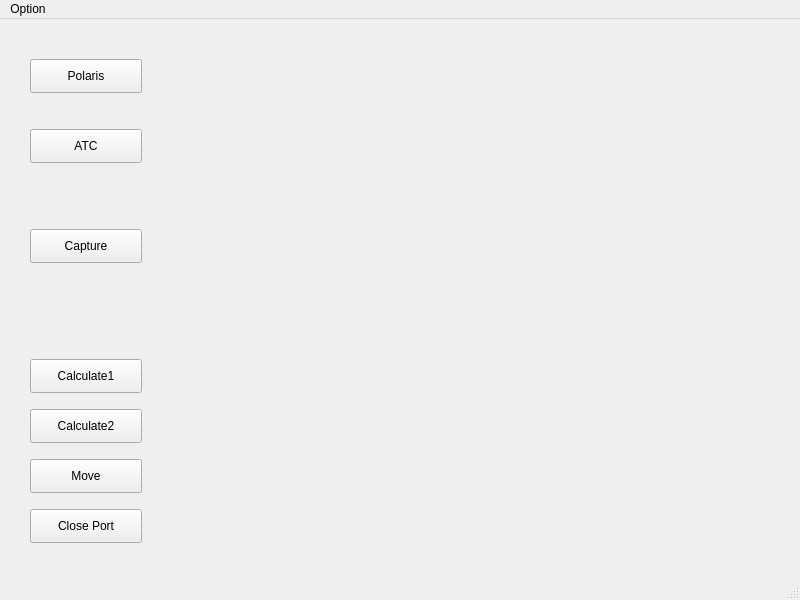
<?xml version="1.0" encoding="UTF-8"?>
<ui version="4.0">
 <class>CalibrationWindow</class>
 <widget class="QMainWindow" name="CalibrationWindow">
  <property name="windowModality">
   <enum>Qt::NonModal</enum>
  </property>
  <property name="geometry">
   <rect>
    <x>0</x>
    <y>0</y>
    <width>800</width>
    <height>600</height>
   </rect>
  </property>
  <property name="windowTitle">
   <string>CalibrationWindow</string>
  </property>
  <widget class="QWidget" name="centralwidget">
   <widget class="QPushButton" name="config_Polaris_Btn">
    <property name="geometry">
     <rect>
      <x>30</x>
      <y>40</y>
      <width>112</width>
      <height>34</height>
     </rect>
    </property>
    <property name="text">
     <string>Polaris</string>
    </property>
   </widget>
   <widget class="QPushButton" name="config_ATC_Btn">
    <property name="geometry">
     <rect>
      <x>30</x>
      <y>110</y>
      <width>112</width>
      <height>34</height>
     </rect>
    </property>
    <property name="text">
     <string>ATC</string>
    </property>
   </widget>
   <widget class="QPushButton" name="capture_Btn">
    <property name="geometry">
     <rect>
      <x>30</x>
      <y>210</y>
      <width>112</width>
      <height>34</height>
     </rect>
    </property>
    <property name="text">
     <string>Capture</string>
    </property>
   </widget>
   <widget class="QPushButton" name="cal1_Btn">
    <property name="geometry">
     <rect>
      <x>30</x>
      <y>340</y>
      <width>112</width>
      <height>34</height>
     </rect>
    </property>
    <property name="text">
     <string>Calculate1</string>
    </property>
   </widget>
   <widget class="QPushButton" name="cal2_Btn">
    <property name="geometry">
     <rect>
      <x>30</x>
      <y>390</y>
      <width>112</width>
      <height>34</height>
     </rect>
    </property>
    <property name="text">
     <string>Calculate2</string>
    </property>
   </widget>
   <widget class="QVTKWidget" name="view_Widget">
    <property name="geometry">
     <rect>
      <x>190</x>
      <y>20</y>
      <width>571</width>
      <height>501</height>
     </rect>
    </property>
   </widget>
   <widget class="QPushButton" name="move_Btn">
    <property name="geometry">
     <rect>
      <x>30</x>
      <y>440</y>
      <width>112</width>
      <height>34</height>
     </rect>
    </property>
    <property name="text">
     <string>Move</string>
    </property>
   </widget>
   <widget class="QPushButton" name="close_Btn">
    <property name="geometry">
     <rect>
      <x>30</x>
      <y>490</y>
      <width>112</width>
      <height>34</height>
     </rect>
    </property>
    <property name="text">
     <string>Close Port</string>
    </property>
   </widget>
  </widget>
  <widget class="QMenuBar" name="menubar">
   <property name="geometry">
    <rect>
     <x>0</x>
     <y>0</y>
     <width>800</width>
     <height>30</height>
    </rect>
   </property>
   <widget class="QMenu" name="menuLoad_STL">
    <property name="title">
     <string>Option</string>
    </property>
    <addaction name="actionLoad_STL"/>
    <addaction name="actionCreate_Default"/>
   </widget>
   <addaction name="menuLoad_STL"/>
  </widget>
  <widget class="QStatusBar" name="statusbar"/>
  <action name="actionLoad_STL">
   <property name="text">
    <string>Load STL</string>
   </property>
  </action>
  <action name="actionCreate_Default">
   <property name="text">
    <string>Create Default</string>
   </property>
  </action>
 </widget>
 <customwidgets>
  <customwidget>
   <class>QVTKWidget</class>
   <extends>QWidget</extends>
   <header>QVTKWidget.h</header>
  </customwidget>
 </customwidgets>
 <resources/>
 <connections/>
</ui>
